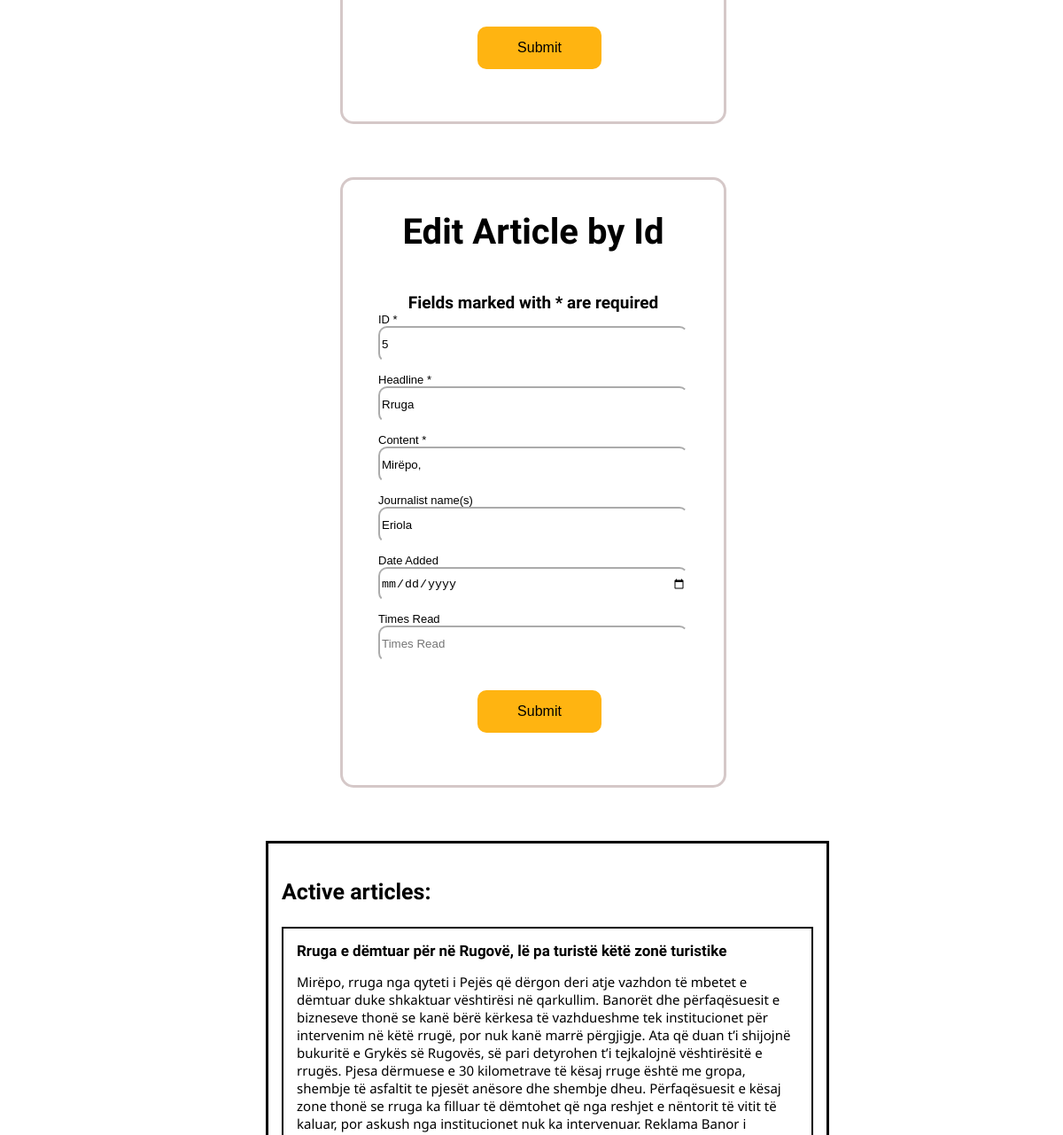
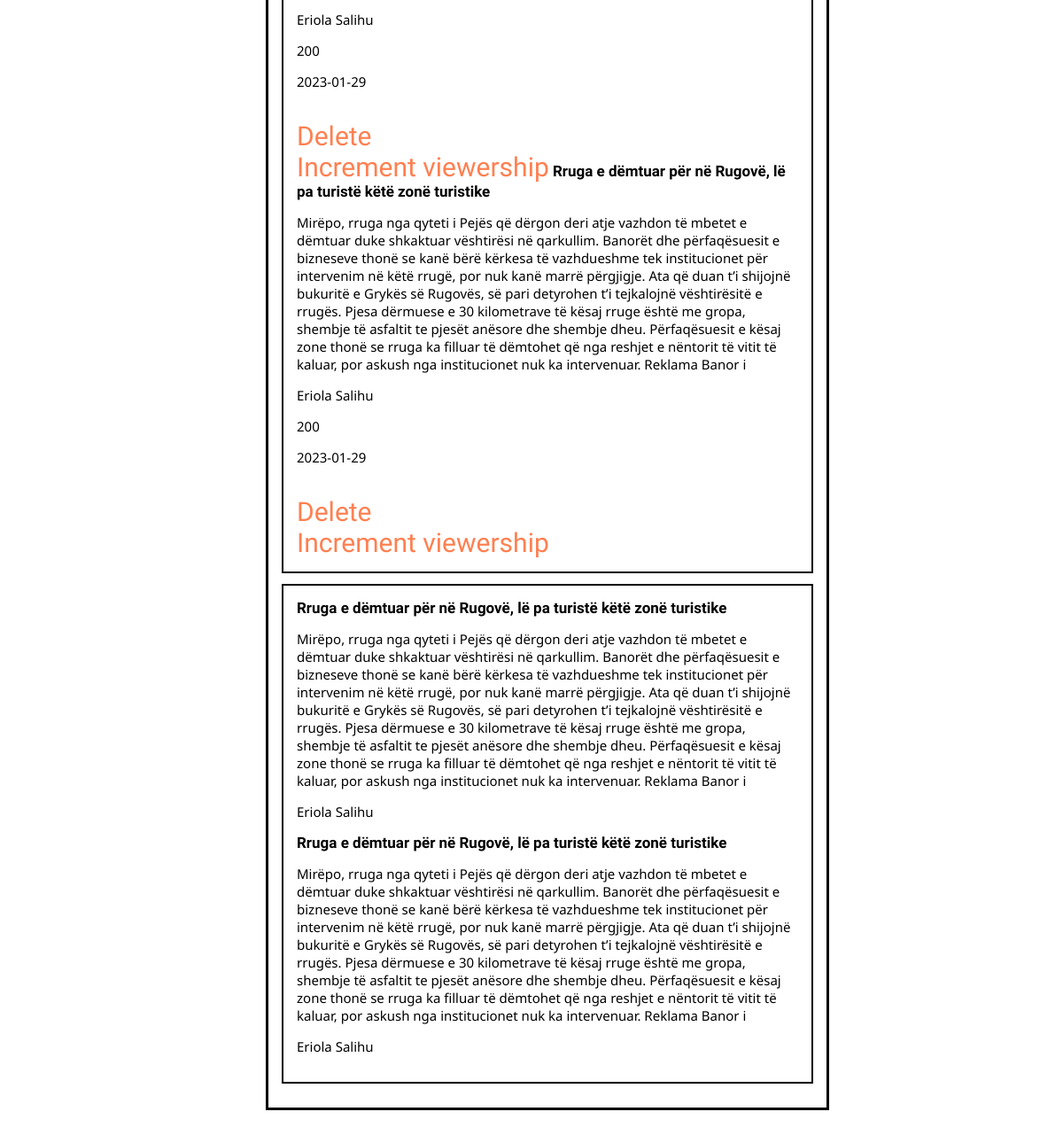
Before: /HTMLfiles/NewsEditor.php (lower part) with the older database file (2 pictures, top to bottom).
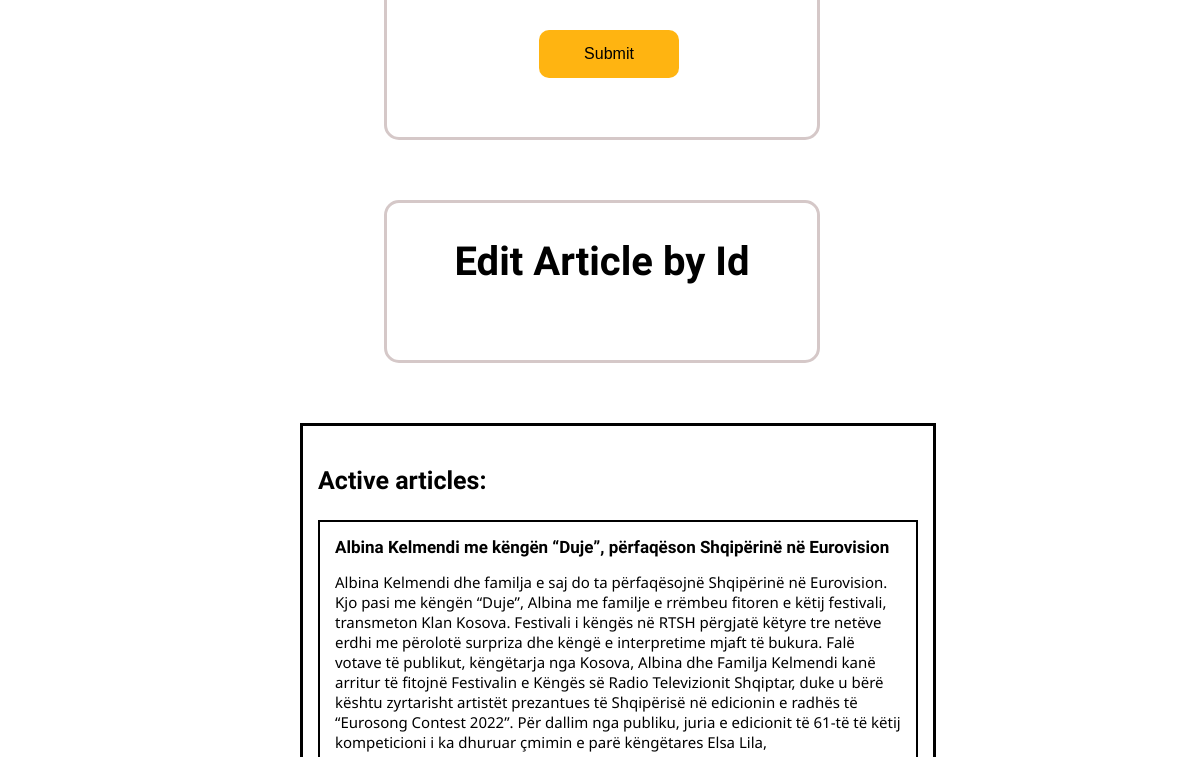
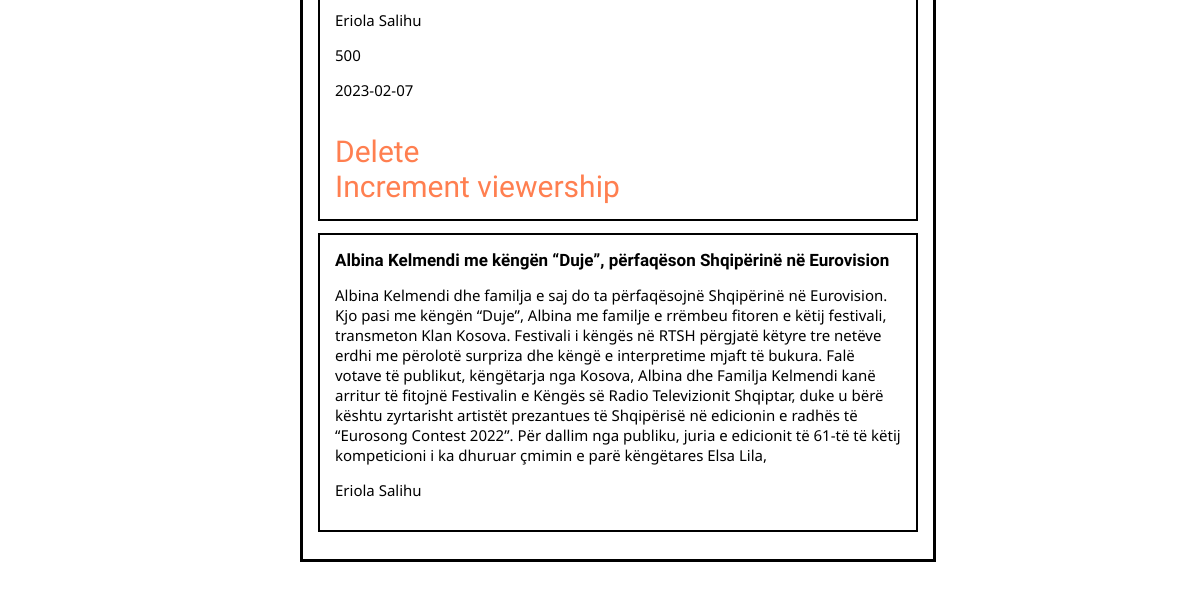
After: the same page with the newer database file (2 pictures, top to bottom).
### tables this page shows
CREATE TABLE `articles` (
  `id` int(11) NOT NULL,
  `headline` varchar(200) NOT NULL,
  `content` varchar(700) NOT NULL,
  `journalists` varchar(300) NOT NULL,
  `dateAdded` date NOT NULL,
  `timesRead` int(11) NOT NULL,
  `category` varchar(100) NOT NULL
);

### backend/Mapper/dbh.class.php (called while the page is built, shortened)
<?php
class Dbh
{
    private $connection;
    private $host = "localhost";
    private $username = "root";
    private $dbName = "newspage";
    private $password = "";
    private function createConnection()
    {
        $this->connection = new PDO("mysql:host=$this->host;dbname=$this->dbName", $this->username, $this->password);
        $this->connection->setAttribute(PDO::ATTR_ERRMODE, PDO::ERRMODE_EXCEPTION);
    }
    protected function getConnection()
    {
        return $this->connection;
    }
}

### backend/Mapper/articleMapper.php (called while the page is built, shortened)
<?php
require_once 'dbh.class.php';
class ArticleMapper extends Dbh
{
    private $conn;
    public function __construct()
    {
        $this->conn = $this->getConnection();
    }
    public function getArticleByID($id)
    {
        $this->query = "select * from articles where id=:id";
        $statement = $this->conn->prepare($this->query);
        $statement->bindParam(":id", $id);
        $statement->execute();
        return $result = $statement->fetchAll(PDO::FETCH_ASSOC);
    }
    public function getAllArticles()
    {
        $this->query = "select * from articles";
        $statement = $this->conn->prepare($this->query);
        $statement->execute();
        return $result = $statement->fetchAll(PDO::FETCH_ASSOC);
    }
    public function showTop4MostRead()
    {
        $this->query = "SELECT headline,content,journalists,dateAdded FROM articles
                order by timesRead DESC LIMIT 4";
        $statement = $this->conn->prepare($this->query);
        $statement->execute();
        return $result = $statement->fetchAll(PDO::FETCH_ASSOC);
    }
}

### HTMLfiles/NewsEditor.php (the view, shortened to what the changed rows need)
<?php
include_once '../backend/Mapper/articleMapper.php';
$mapper = new ArticleMapper();
$articles = $mapper->getAllArticles();
?>
<!DOCTYPE html>
<html>
<head>
    <link rel="stylesheet" href="../style/sidebar.css">
    <link rel="stylesheet" href="../style/journalistStyle.css">
</head>
<body>
    <div class="formBox">
        <?php
        $article = $mapper->getArticleByID('5');
        foreach ($article as $articles) {
        ?>
            <form action="../backend/Edit/editArticle.php" method="post" onsubmit="return validate()">
                <b>
                    Fields marked with * are required
                </b>
                <label>
                    ID *
                </label>
                <input type="text" placeholder="Headline" name="id" value=<?php echo $articles['id']; ?>>
                <label>
                    Headline *
                </label>
                <input type="text" placeholder="Headline" name="headline" value=<?php echo $articles['headline']; ?>>
                <label>
                    Content *
                </label>
                <input type="text" required name="content" value=<?php echo $articles['content']; ?>></input>
                <label>
                    Journalist name(s)
                </label>
                <input type="text" placeholder="Journalist(s)" name="journalists" value=<?php echo $articles['journalists']; ?>>
                <label>
                    Date Added
                </label>
                <input type="date" placeholder="Date Added" name="dateAdded" id="dateAdded">
                <label>
                    Times Read
                </label>
                <input type="number" placeholder="Times Read" name="timesRead" id="journos">
                <button name="submitBtn" id="submitBtn">
                    Submit
                </button>
                <br />
            </form>
        <?php
        }
        ?>
    </div>
    <div class="newsDiv">
        <div>
            <?php
            $article = $mapper->getAllArticles();
            foreach ($article as $articles) {
            ?>
                <b>
                    <?php echo $articles['headline']; ?><br>
                </b>
                <p>
                    <?php echo $articles['content']; ?><br>
                </p>
                <p>
                    <?php echo $articles['journalists']; ?><br>
                </p>
                <p>
                    <?php echo $articles['timesRead']; ?><br>
                </p>
                <p>
                    <?php echo $articles['dateAdded']; ?><br>
                </p>
                <br />
                <a href=<?php echo "../backend/Delete/deleteArticle.php?id=" . $articles['id'];
                        ?>>Delete</a>
                <br />
                <a href=<?php echo "../backend/Logic/incTimesRead.php?id=" . $articles['id'];
                        ?>>Increment viewership</a>
            <?php
            }
            ?>
        </div>
        <div>
            <?php
            $article = $mapper->showTop4MostRead();
            foreach ($article as $articles) {
            ?>
                <b>
                    <?php echo $articles['headline']; ?><br>
                </b>
                <p>
                    <?php echo $articles['content']; ?><br>
                </p>
                <p>
                    <?php echo $articles['journalists']; ?><br>
                </p>
            <?php
            }
            ?>
        </div>
    </div>
</body>
</html>

Changed rows visible on the page:
removed articles: id "5", content "Mirëpo,", headline "Rruga e dëmtuar për në Rugovë, lë pa turistë këtë zonë turistike", content "Mirëpo, rruga nga qyteti i Pejës që dërgon deri atje vazhdon të mbetet e dëmtuar duke shkaktuar vështirësi në qarkullim. Banorët dhe përfaqësuesit e bizneseve thonë se kanë bërë kërkesa të vazhdueshme tek institucionet për intervenim në këtë rrugë, por nuk kanë marrë përgjigje. Ata që duan t’i shijojnë bukuritë e Grykës së Rugovës, së pari detyrohen t’i tejkalojnë vështirësitë e rrugës. Pjesa dërmuese e 30 kilometrave të kësaj rruge është me gropa, shembje të asfaltit te pjesët anësore dhe shembje dheu. Përfaqësuesit e kësaj zone thonë se rruga ka filluar të dëmtohet që nga reshjet e nëntorit të vitit të kaluar, por askush nga institucionet nuk ka intervenuar. Reklama Banor i", journalists "Eriola Salihu", timesRead "200", dateAdded "2023-01-29"
removed articles: headline "Rruga e dëmtuar për në Rugovë, lë pa turistë këtë zonë turistike", content "Mirëpo, rruga nga qyteti i Pejës që dërgon deri atje vazhdon të mbetet e dëmtuar duke shkaktuar vështirësi në qarkullim. Banorët dhe përfaqësuesit e bizneseve thonë se kanë bërë kërkesa të vazhdueshme tek institucionet për intervenim në këtë rrugë, por nuk kanë marrë përgjigje. Ata që duan t’i shijojnë bukuritë e Grykës së Rugovës, së pari detyrohen t’i tejkalojnë vështirësitë e rrugës. Pjesa dërmuese e 30 kilometrave të kësaj rruge është me gropa, shembje të asfaltit te pjesët anësore dhe shembje dheu. Përfaqësuesit e kësaj zone thonë se rruga ka filluar të dëmtohet që nga reshjet e nëntorit të vitit të kaluar, por askush nga institucionet nuk ka intervenuar. Reklama Banor i", journalists "Eriola Salihu", timesRead "200", dateAdded "2023-01-29"
added articles: headline "Albina Kelmendi me këngën “Duje”, përfaqëson Shqipërinë në Eurovision", content "Albina Kelmendi dhe familja e saj do ta përfaqësojnë Shqipërinë në Eurovision. Kjo pasi me këngën “Duje”, Albina me familje e rrëmbeu fitoren e këtij festivali, transmeton Klan Kosova. Festivali i këngës në RTSH përgjatë këtyre tre netëve erdhi me përolotë surpriza dhe këngë e interpretime mjaft të bukura. Falë votave të publikut, këngëtarja nga Kosova, Albina dhe Familja Kelmendi kanë arritur të fitojnë Festivalin e Këngës së Radio Televizionit Shqiptar, duke u bërë kështu zyrtarisht artistët prezantues të Shqipërisë në edicionin e radhës të “Eurosong Contest 2022”. Për dallim nga publiku, juria e edicionit të 61-të të këtij kompeticioni i ka dhuruar çmimin e parë këngëtares Elsa Lila,", journalists "Eriola Salihu", timesRead "500", dateAdded "2023-02-07"
